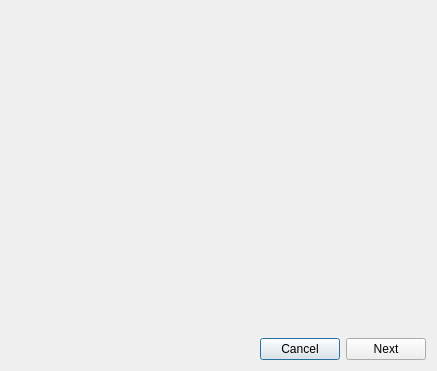
<?xml version="1.0" encoding="UTF-8"?>
<ui version="4.0">
 <class>GoogleContactDialog</class>
 <widget class="QDialog" name="GoogleContactDialog">
  <property name="geometry">
   <rect>
    <x>0</x>
    <y>0</y>
    <width>437</width>
    <height>371</height>
   </rect>
  </property>
  <property name="windowTitle">
   <string>Dialog</string>
  </property>
  <layout class="QVBoxLayout" name="verticalLayout">
   <item>
    <widget class="QWidget" name="widget" native="true">
     <property name="sizePolicy">
      <sizepolicy hsizetype="Preferred" vsizetype="MinimumExpanding">
       <horstretch>0</horstretch>
       <verstretch>0</verstretch>
      </sizepolicy>
     </property>
    </widget>
   </item>
   <item>
    <layout class="QHBoxLayout" name="horizontalLayout">
     <property name="spacing">
      <number>6</number>
     </property>
     <item>
      <spacer name="horizontalSpacer">
       <property name="orientation">
        <enum>Qt::Horizontal</enum>
       </property>
       <property name="sizeHint" stdset="0">
        <size>
         <width>40</width>
         <height>20</height>
        </size>
       </property>
      </spacer>
     </item>
     <item>
      <widget class="QPushButton" name="btnOne">
       <property name="sizePolicy">
        <sizepolicy hsizetype="Fixed" vsizetype="Maximum">
         <horstretch>0</horstretch>
         <verstretch>0</verstretch>
        </sizepolicy>
       </property>
       <property name="text">
        <string>Cancel</string>
       </property>
      </widget>
     </item>
     <item>
      <widget class="QPushButton" name="btnTwo">
       <property name="sizePolicy">
        <sizepolicy hsizetype="Maximum" vsizetype="Fixed">
         <horstretch>0</horstretch>
         <verstretch>0</verstretch>
        </sizepolicy>
       </property>
       <property name="text">
        <string>Next</string>
       </property>
      </widget>
     </item>
    </layout>
   </item>
  </layout>
 </widget>
 <resources/>
 <connections/>
</ui>
